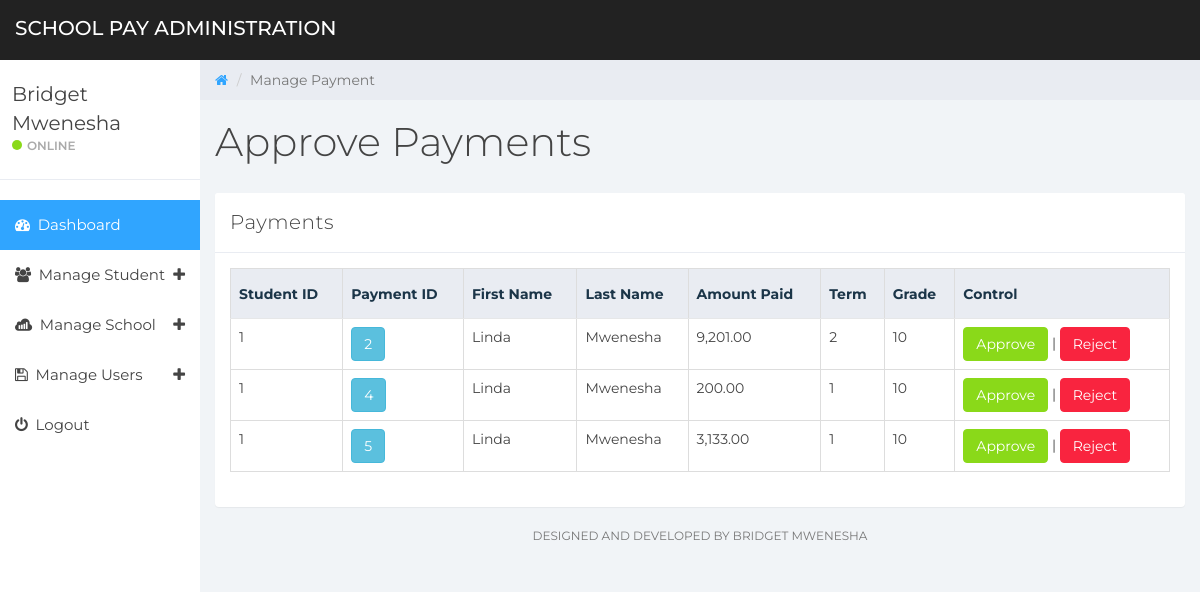
The app's page /pendingp.php (signed in) with its own data.
### tables this page shows
CREATE TABLE `payment` (
  `paymentID` int(50) NOT NULL,
  `studentID` varchar(150) NOT NULL,
  `amountPaid` varchar(100) DEFAULT NULL,
  `term` int(10) NOT NULL,
  `paymentType` varchar(100) NOT NULL,
  `receiptBatchNumber` text DEFAULT NULL,
  `description` text DEFAULT NULL,
  `attachment` text DEFAULT NULL,
  `dateOfPayments` date NOT NULL,
  `statusApproval` varchar(11) NOT NULL
);

CREATE TABLE `student` (
  `sn` int(10) NOT NULL,
  `firstName` varchar(100) NOT NULL,
  `surname` varchar(100) NOT NULL,
  `dob` date DEFAULT NULL,
  `grade` enum('1','2','3','4','5','6','7','8','9','10','11','12') DEFAULT NULL,
  `class` varchar(100) NOT NULL,
  `address` text DEFAULT NULL,
  `account` int(11) NOT NULL
);

### pendingp.php (the view, shortened to what this page needs)
<?php include 'include/leader.php'?>
<?php include "include/side.php"; ?>
    <div class="col-sm-9 col-sm-offset-3 col-lg-10 col-lg-offset-2 main">
        <div class="row">
            <ol class="breadcrumb">
                <li><a href="#">
                        <em class="fa fa-home"></em>
                    </a></li>
                <li class="active">Manage Payment</li>
            </ol>
        </div>
        <div class="row">
            <div class="col-lg-12">
                <h1 class="page-header">Approve Payments</h1>
            </div>
        </div>
        <div class="row">
            <div class="col-md-12">
                <div class="panel panel-default">
                    <div class="panel-heading">
                        Payments
                    </div>
                    <div class="panel-body">
                        <div class="canvas-wrapper">
                            <table class="table table-bordered table-responsive ">
                                <thead class="bg-primary">
                                <tr>
                                    <th>Student ID</th>
                                    <th>Payment ID</th>
                                    <th>First Name</th>
                                    <th>Last Name</th>
                                    <th>Amount Paid</th>
                                    <th>Term</th>
                                    <th>Grade</th>
                                    <th>Control</th>
                                </tr>
                                </thead>
                                <tbody>
                                <?php
                                $sql = "SELECT * FROM payment INNER JOIN student ON studentID = sn WHERE statusApproval = ?";
                                $binder = $con->prepare($sql);
                                $binder->bindValue(1,"pending");
                                $binder->execute();
                                if ($binder->rowCount()>0){
                                  while($row = $binder->fetch(PDO::FETCH_OBJ)){
                                      $sn = $row->sn;
                                      $fname = $row->firstName;
                                      $lname = $row->surname;
                                      $grade = $row->grade;
                                      $payID = $row->paymentID;
                                      $amount = number_format($row->amountPaid,2);
                                      $term = $row->term;
                                      echo "
                                      <tr>
                                      <td>$sn</td>
                                    <td><a href='viewPayment.php?stID=$sn' class='btn btn-info'>$payID</a></td>
                                    <td>$fname</td>
                                    <td>$lname</td>
                                    <td>$amount</td>
                                    <td>$term</td>
                                    <td>$grade</td>
                                    <td><a href='?approve=$payID & studentID=$sn' class='btn btn-success'>Approve</a> |
                                     <a href='?reject=$payID & studentID=$sn' class='btn btn-danger'>Reject</a> </td>
                                     </tr>
                                      ";
                                  }
                                }
                                ?>
                                </tbody>
                            </table>
                        </div>
                    </div>
                </div>
            </div>
        </div>
        <div class="row">
<?php  include 'include/footer.php'?>

### css/styles.css (style rules this page uses)
body { background: #f1f4f7; padding-top: 60px; font-size: 14px; color: #444444; font-family: "Montserrat", "Helvetica Neue", Helvetica, Arial, sans-serif; }
a, a:hover, a:focus { color: #30a5ff; }
h1, h2, h3, h4, h5, h6 { color: #444444; }
h1 { font-weight: 300; font-size: 40px; }
.btn-success, .btn-success:hover, .btn-success:focus, .btn-success:active, .btn-success.active, .open > .dropdown-toggle.btn-success, .btn-success.disabled, .btn-success[disabled], fieldset[disabled] .btn-success, .btn-success.disabled:hover, .btn-success[disabled]:hover, fieldset[disabled] .btn-success:hover, .btn-success.disabled:focus, .btn-success[disabled]:focus, fieldset[disabled] .btn-success:focus, .btn-success.disabled:active, .btn-success[disabled]:active, fieldset[disabled] .btn-success:active, .btn-success.disabled.active, .btn-success[disabled].active, fieldset[disabled] .btn-success.active { background-color: #8ad919; border-color: #8ad919; }
.btn-danger, .btn-danger:hover, .btn-danger:focus, .btn-danger:active, .btn-danger.active, .open > .dropdown-toggle.btn-danger, .btn-danger.disabled, .btn-danger[disabled], fieldset[disabled] .btn-danger, .btn-danger.disabled:hover, .btn-danger[disabled]:hover, fieldset[disabled] .btn-danger:hover, .btn-danger.disabled:focus, .btn-danger[disabled]:focus, fieldset[disabled] .btn-danger:focus, .btn-danger.disabled:active, .btn-danger[disabled]:active, fieldset[disabled] .btn-danger:active, .btn-danger.disabled.active, .btn-danger[disabled].active, fieldset[disabled] .btn-danger.active { background-color: #f9243f; border-color: #f9243f; }
.bg-primary { color: #1b3548; background-color: #e9ecf2; }
.panel { border: 0; }
.panel-heading { font-size: 20px; font-weight: 300; letter-spacing: 0.025em; height: 60px; line-height: 38px; }
.panel-default .panel-heading { background: #fff; border-bottom: 1px solid #e9ecf2; color: #444444; }
.breadcrumb { border-radius: 0; padding: 10px 15px 10px 15px; background: #e9ecf2; margin: 0; }
h1.page-header { margin-top: 20px; border-bottom: 0; }
.table { background: #fff; }
.table > thead > tr > th { border-bottom: 1px solid #e6e7e8; vertical-align: middle; height: 50px; }

### records on screen
payment: studentID.sn "1", paymentID "2", studentID.firstName "Linda", studentID.surname "Mwenesha", amountPaid "9,201.00", term "2", studentID.grade "10"
payment: studentID.sn "1", paymentID "4", studentID.firstName "Linda", studentID.surname "Mwenesha", amountPaid "200.00", term "1", studentID.grade "10"
payment: studentID.sn "1", paymentID "5", studentID.firstName "Linda", studentID.surname "Mwenesha", amountPaid "3,133.00", term "1", studentID.grade "10"

### other values on screen
$_SESSION["fname"] "Bridget"
$_SESSION["lname"] "Mwenesha"
